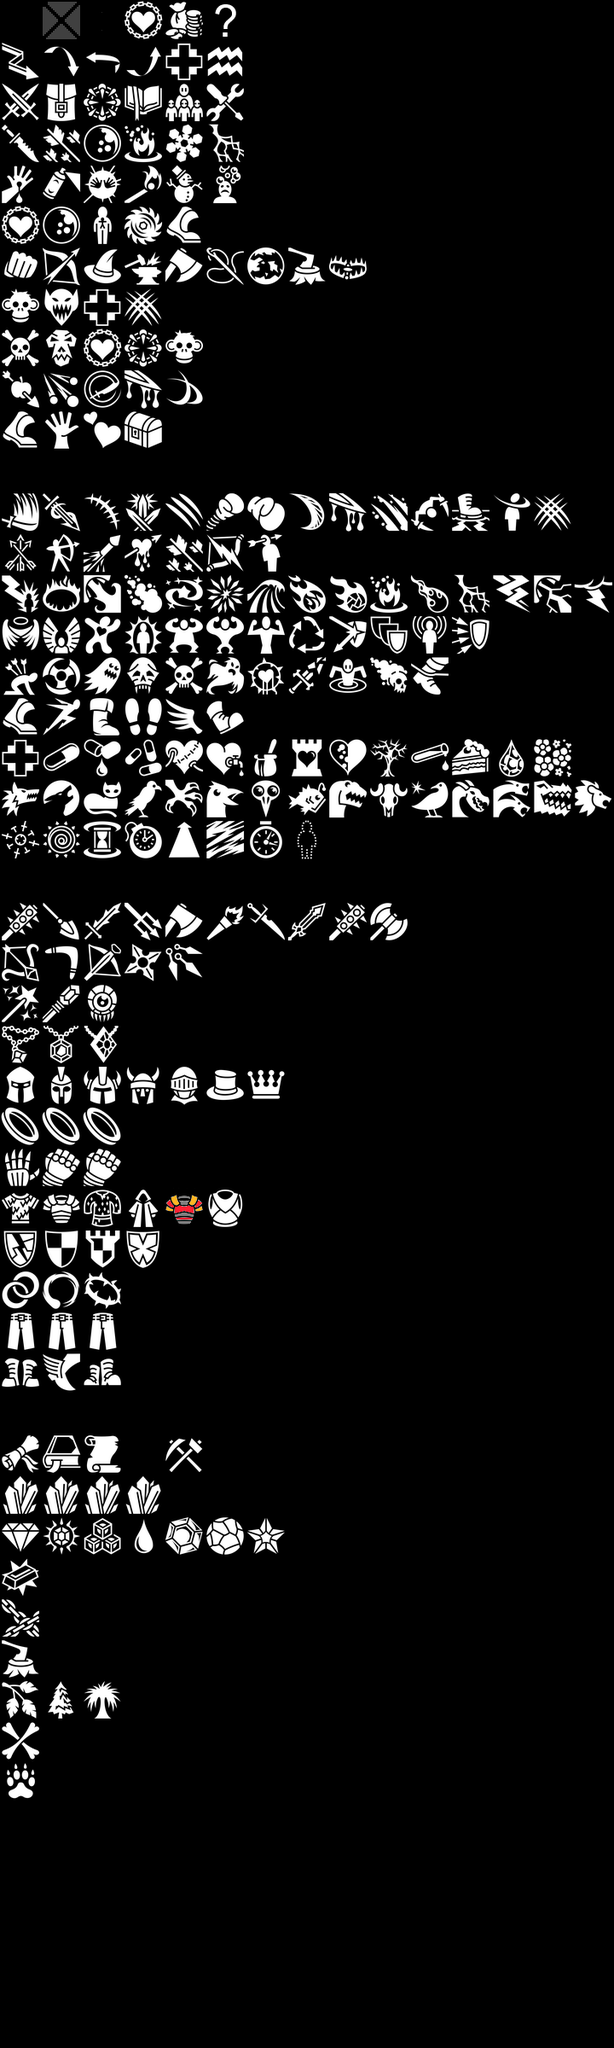

A 2D game scene composited from a Tiled map and its tileset images. What follows is a short description and the map's XML, with each tile layer's data collapsed to a summary:
An orthogonal 15x50 tile map with 48x48 px tiles, 1 tile layer (Calque de Tile 1).

<map version="1.0" orientation="orthogonal" width="15" height="50" tilewidth="48" tileheight="48">
 <tileset firstgid="1" name="iconSheetAll" tilewidth="48" tileheight="48">
  <image source="iconSheetAll.PNG" trans="ff00ff" width="720" height="4000" />
 </tileset>
 <layer name="Calque de Tile 1" width="15" height="50">
  <data>[750 cells, 240 non-empty, 214 distinct tile ids]</data>
 </layer>
</map>
